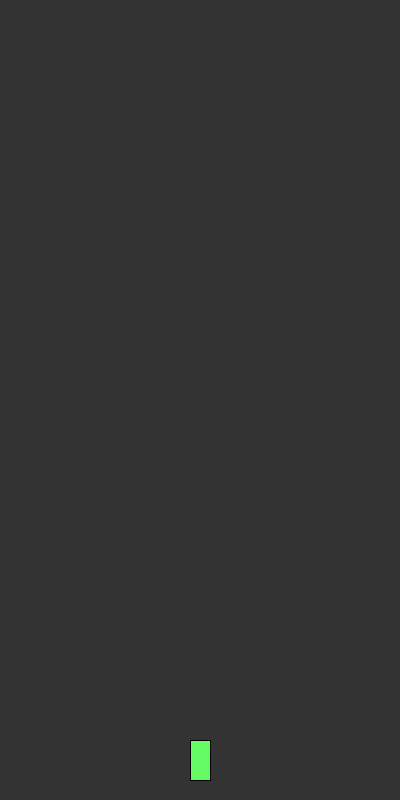
Frame 1 (no input)
Frame 60 (the mouse pressed at the canvas centre just before this capture): identical to frame 1, image omitted
Frame 120 (the mouse held since frame 60 and released just before this capture): identical to frame 1, image omitted

The Processing sketch that drew this single still picture (run headless with seeded random() and noise(); from frame 60 on, the mouse is pressed at the canvas centre):

// Processing sketch: SpaceInvaders
// ── SpaceInvaders.pde
Spaceship ss;
Rocket[] rockets = new Rocket[10]; // ci possono essere al massimo 10 spari visibili
                                // basta aumentare il numero per avere più spari possibili

void setup(){
  size(400,800);
  ss = new Spaceship();
  for(int i = 0; i < rockets.length; i++){
   rockets[i] = new Rocket(0,0); 
  }
}


void draw() {
  background(51);
  // disegno tuttgli spari eventualmente attivi
  for(int i = 0; i < rockets.length; i++){
   if(rockets[i].isActive){
    rockets[i].show();
    rockets[i].update();
   }
  }
  // disegno l'astronave
  ss.show();
}

void keyPressed(){
 if(keyCode ==LEFT){
   ss.move(-2); 
 }
 if(keyCode == RIGHT){
   ss.move(+2);
 }
 
 if(keyCode == UP){
   sparo(); 
 }
   
}


void sparo(){
  // scegliere uno degli spari non attivi
  for(int i = 0; i < rockets.length; i++){
   if(!rockets[i].isActive){
     // se lo sparo corrente non è attivo si rilancia
     // dalla posizione della navicella
     rockets[i].relaunch(ss.x, ss.y);
     // la seguente istruzione interrompe il ciclo for: non abbiamo più bisogno di controllare il resto dell'array
     break;
   }
  }
  // se non si trova nessun razzo inattivo, non si fa nulla e non si spara
  
}
// ── Rocket.pde
class Rocket{
  int x;
  int y;
  boolean isActive = false; // controlla se il missile si muove e deve essere disegnato. Inizialmente è false
  int vel = 5;  // controlla la velocità del missile
  
  Rocket(int _x, int _y){
    // _x e _y sono le coordinate dell'astronave quando viene sparato
    // la x non verrà più modificata
    // la y diminuisce fino a scomparire dalla schermo. Quando scompare, il valore di isActive diventa false
    x = _x;
    y = _y;
  }
  
  
  void show(){
    fill(100, 200, 200);
    ellipseMode(CENTER);
    ellipse(x, y, 5, 5);
  }
  
  void update(){
      y = y - vel;
      if (y < -5) // il missile scompare della vista
        isActive = false; // da ora in poi non viene più disegnato
  }
  
  void relaunch(int _x, int _y){
   x = _x;
   y = _y;
   isActive = true; // si riattiva il missile;
  }
}
// ── Spaceship.pde
class Spaceship{
   int w = 20;
   int h = 40;
   int x = width/2;
   int y = height - h;   
   
   void show(){
     fill(100,250,100);
     rectMode(CENTER);
     rect(x, y, w, h);
   }
   
   void move(int dir){
     // dir può assumere valori negatici verso sinistra, positivi verso destra
     x += dir;
     if(x < w/2) // controllo che non esca dal lato sinistro
       x = w/2;
       
     if(x > width - w/2) // controllo che non esca dal lato destro
       x = width - w/2;
   }
  
}
